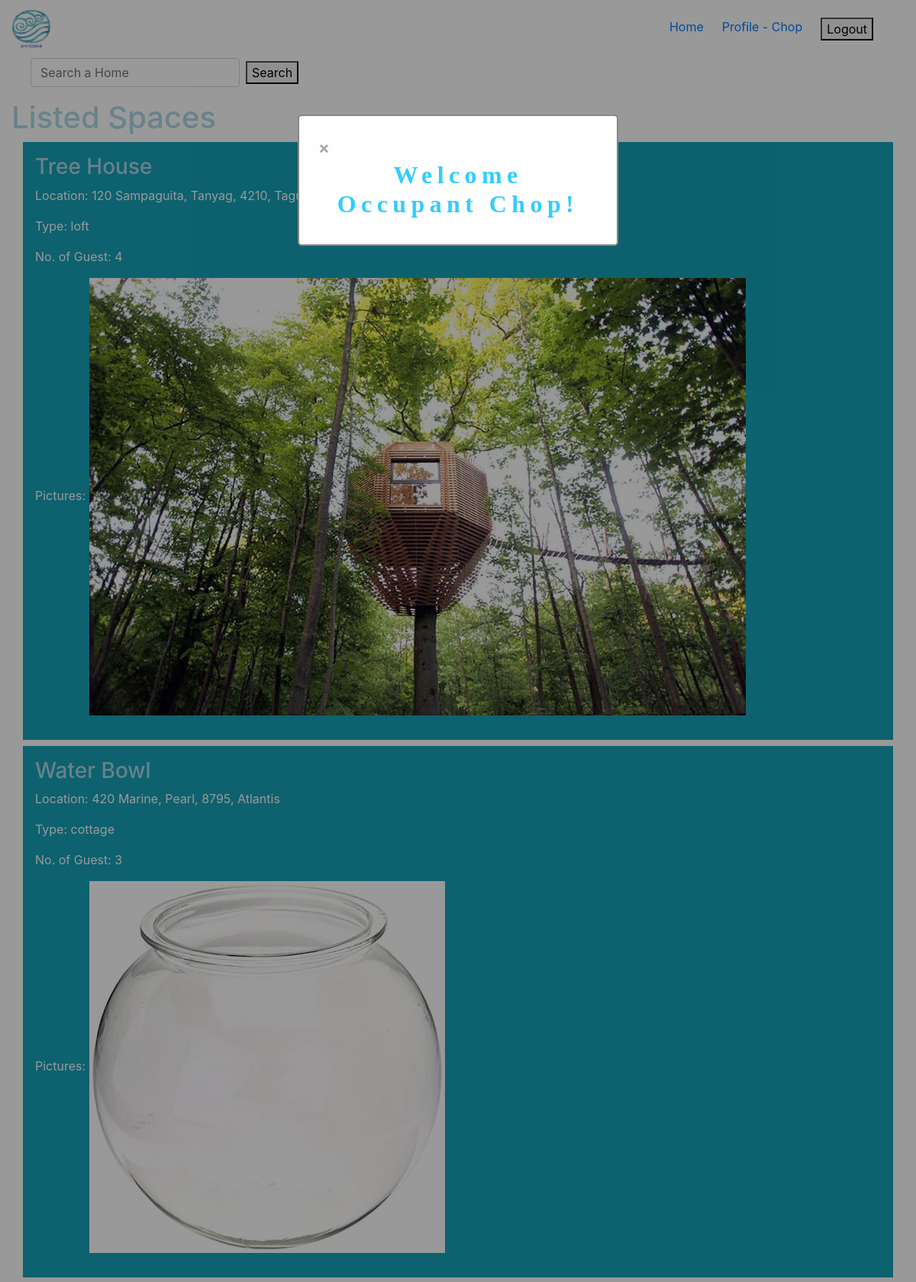
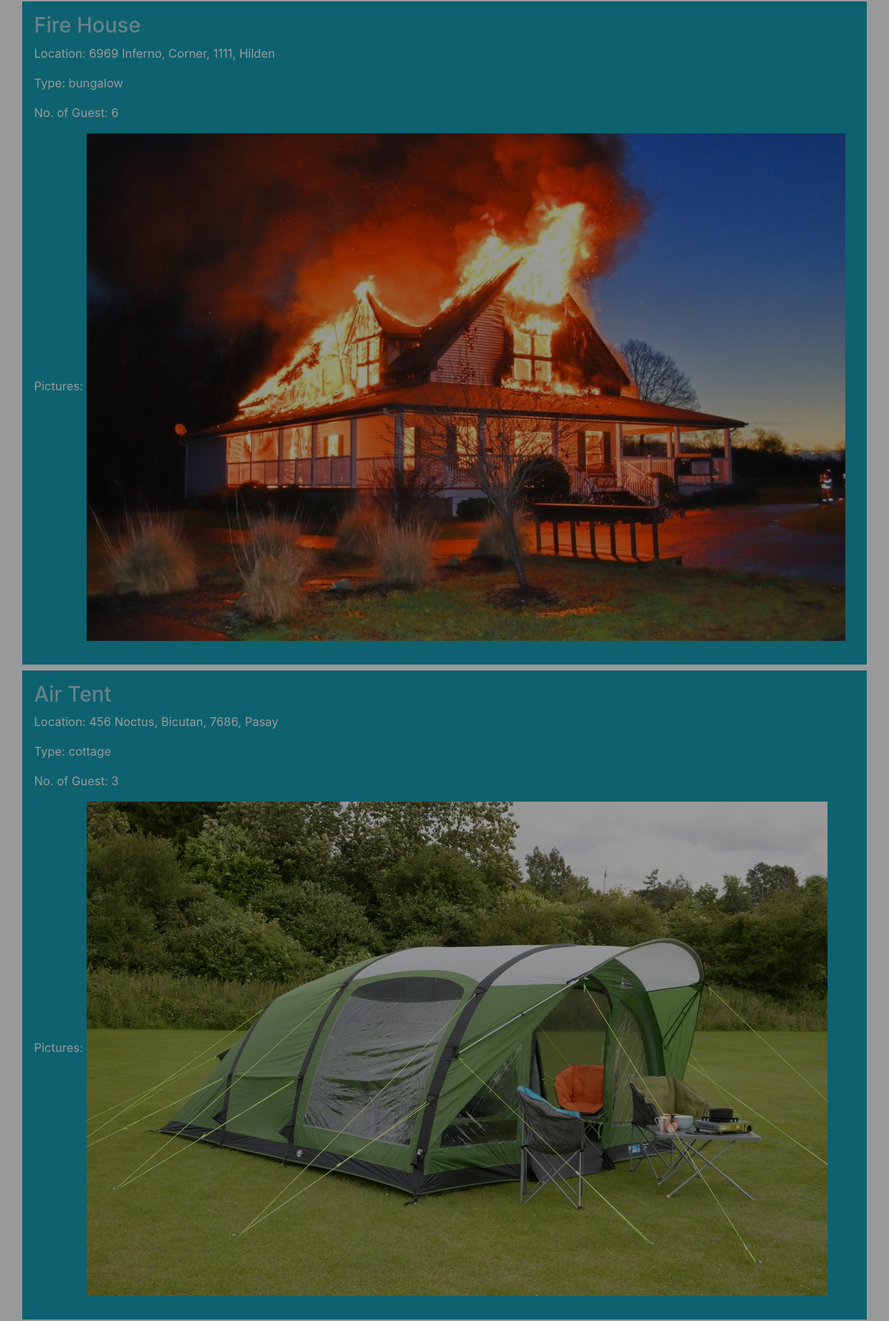
/occupant_homepage.php (signed in, upper part), run on the app's committed database (2 pictures, top to bottom).
### tables this page shows
CREATE TABLE `residenceimg` (
  `ImageID` int(11) NOT NULL,
  `ResidenceID` int(11) NOT NULL
);

CREATE TABLE `residence` (
  `ResidenceID` int(11) NOT NULL,
  `ResidenceName` tinytext NOT NULL,
  `ResidenceType` tinytext NOT NULL,
  `GuestNumber` int(5) NOT NULL,
  `StreetNumber` int(5) NOT NULL,
  `StreetName` tinytext NOT NULL,
  `Barangay` tinytext NOT NULL,
  `ZIPCode` int(5) NOT NULL,
  `City` tinytext NOT NULL,
  `RentalFee` int(11) NOT NULL,
  `UserID` int(11) NOT NULL
);

### occupant_homepage.php (the view)
<?php
include "occupant_index.php";
echo '
	<div class="container-fluid">
	<h1>Listed Spaces</h1>';
$sql = "SELECT * FROM Residence";
$result = mysqli_query($conn, $sql);
$queryResults = mysqli_num_rows($result);
if ($queryResults > 0) {
	while ($row = mysqli_fetch_assoc($result)) {
		$imgid = $row['ResidenceID'];
		$sqlImg = "SELECT * FROM residenceimg WHERE ResidenceID = '$imgid' ";
		$resultImg = mysqli_query($conn, $sqlImg);
		while ($rowImg = mysqli_fetch_assoc($resultImg)) {
			echo "
			<div class = 'container p-3 mb-2 bg-info text-white'>
				<a href='reserve_home.php?&rid=" . $row['ResidenceID'] . "'><h3>" . $row['ResidenceName'] . "</h3></a>
				<p>Location: " . $row['StreetNumber'] . " " . $row['StreetName'] . ", " . $row['Barangay'] . ", " . $row['ZIPCode'] . ", " . $row['City'] . "</p>
				<p>Type: " . $row['ResidenceType'] . "</p>
				<p>No. of Guest: " . $row['GuestNumber'] . "</p>
				<p>Pictures: <img src='includes/uploads/residence" . $imgid . ".jpg'>
			</div>";
		}
	}
}
echo "</div>";

### data on the page
residenceimg: ResidenceID.ResidenceName "Tree House", ResidenceID.StreetNumber "120", ResidenceID.StreetName "Sampaguita", ResidenceID.Barangay "Tanyag", ResidenceID.ZIPCode "4210", ResidenceID.City "Taguig", ResidenceID.ResidenceType "loft", ResidenceID.GuestNumber "4", shows a picture
residenceimg: ResidenceID.ResidenceName "Water Bowl", ResidenceID.StreetNumber "420", ResidenceID.StreetName "Marine", ResidenceID.Barangay "Pearl", ResidenceID.ZIPCode "8795", ResidenceID.City "Atlantis", ResidenceID.ResidenceType "cottage", ResidenceID.GuestNumber "3", shows a picture
residenceimg: ResidenceID.ResidenceName "Fire House", ResidenceID.StreetNumber "6969", ResidenceID.StreetName "Inferno", ResidenceID.Barangay "Corner", ResidenceID.ZIPCode "1111", ResidenceID.City "Hilden", ResidenceID.ResidenceType "bungalow", ResidenceID.GuestNumber "6", shows a picture
residenceimg: ResidenceID.ResidenceName "Air Tent", ResidenceID.StreetNumber "456", ResidenceID.StreetName "Noctus", ResidenceID.Barangay "Bicutan", ResidenceID.ZIPCode "7686", ResidenceID.City "Pasay", ResidenceID.ResidenceType "cottage", ResidenceID.GuestNumber "3", shows a picture

### other printed values
$_SESSION['userUid'] "Chop"
